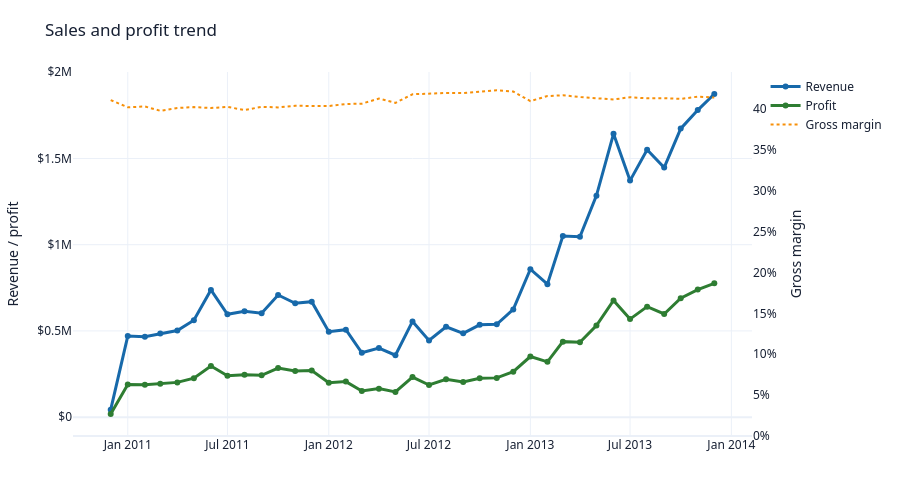

The code cell stored with this chart in its notebook:
### Markdown cell above
## Sales

### Code cell
# Sales and profit trend
monthly_sales = (
    trend_sales.groupby("month", as_index=False)
    .agg(revenue=("revenue", "sum"), profit=("profit", "sum"))
    .sort_values("month")
)
monthly_sales["margin"] = monthly_sales["profit"] / monthly_sales["revenue"]
fig = go.Figure()
fig.add_trace(go.Scatter(x=monthly_sales["month"], y=monthly_sales["revenue"], mode="lines+markers", name="Revenue", line=dict(color="#1769aa", width=3), hovertemplate="%{x|%b %Y}<br>Revenue: $%{y:,.0f}<extra></extra>"))
fig.add_trace(go.Scatter(x=monthly_sales["month"], y=monthly_sales["profit"], mode="lines+markers", name="Profit", line=dict(color="#2e7d32", width=3), hovertemplate="%{x|%b %Y}<br>Profit: $%{y:,.0f}<extra></extra>"))
fig.add_trace(go.Scatter(x=monthly_sales["month"], y=monthly_sales["margin"], mode="lines", name="Gross margin", yaxis="y2", line=dict(color="#f79009", width=2, dash="dot"), hovertemplate="%{x|%b %Y}<br>Gross margin: %{y:.1%}<extra></extra>"))
apply_dashboard_layout(fig, "Sales and profit trend", height=500, showlegend=True)
fig.update_yaxes(title_text="Revenue / profit", tickprefix="$", separatethousands=True)
fig.update_layout(yaxis2=dict(title="Gross margin", overlaying="y", side="right", tickformat=".0%", rangemode="tozero", showgrid=False), hovermode="x unified")
fig.show()

# Category mix over time
mix = sales_rows.groupby(["year", "category"], as_index=False)["revenue"].sum()
fig = go.Figure()
for category in sorted(mix["category"].unique()):
    rows = mix[mix["category"] == category]
    fig.add_trace(go.Bar(x=rows["year"], y=rows["revenue"], name=category, marker_color=category_colors.get(category, "#98a2b3"), hovertemplate=f"%{{x}} - {category}<br>Revenue: $%{{y:,.0f}}<extra></extra>"))
apply_dashboard_layout(fig, "Category mix over time", height=460, showlegend=True)
fig.update_layout(barmode="stack")
fig.update_xaxes(title_text="Year", dtick=1)
fig.update_yaxes(title_text="Revenue", tickprefix="$", separatethousands=True)
fig.show()

# Top products
top_products = sales_rows.groupby("product", as_index=False)["revenue"].sum().sort_values("revenue", ascending=False).head(18).sort_values("revenue")
fig = revenue_bar(top_products, "revenue", "product", "Top products", orientation="h", color="#2e7d32", height=620)
fig.show()
